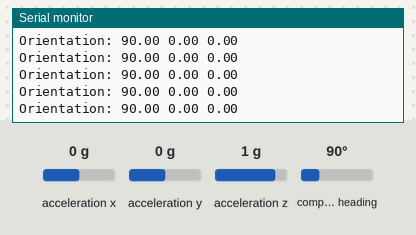
Bench run of a sketch on a simulated Arduino Uno, built with avr-gcc and run on an emulated ATmega328P. Parts: the last lines printed to the serial monitor. Inputs (shaded band) come from the test bench; at power-on: compass heading 90°, acceleration x 0 g, acceleration y 0 g, acceleration z 1 g.

Above: at 1.3 s.
1.4 s: compass heading set to 180°
At 2.0 s:
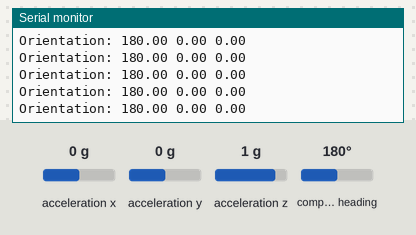
4.4 s: acceleration x set to -1.4 g
At 5.2 s:
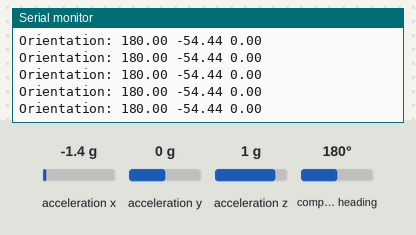
5.9 s: acceleration y set to 0.8 g
At 6.7 s:
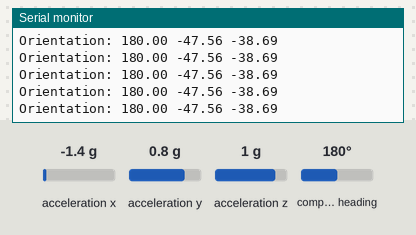
8.9 s: acceleration z set to -1.4 g
At 9.8 s:
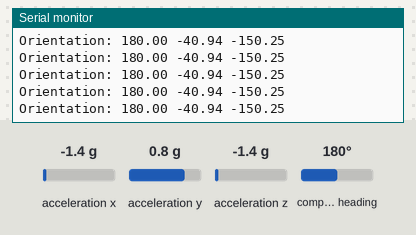
Timing chart, 0 to 11.4 s (numbered marks = the images above; inputs shaded):
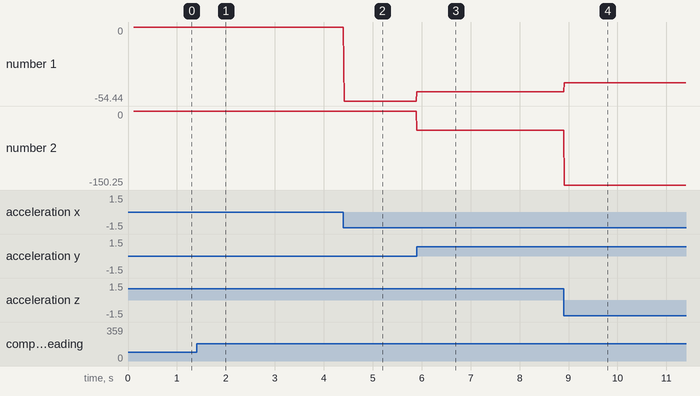

Measured:
- after the input at 1.4 s, the serial monitor: prints a new line at once (image 1)
- after the input at 4.4 s, the serial monitor: prints a new line at once (image 2)
- after the input at 5.9 s, the serial monitor: prints a new line at once (image 3)
- after the input at 8.9 s, the serial monitor: prints a new line at once (image 4)
- plotted number 1: 0 → -54.44 after the input at 4.4 s, -54.44 → -47.56 after the input at 5.9 s, -47.56 → -40.94 after the input at 8.9 s
- plotted number 2: 0 → -38.69 after the input at 5.9 s, -38.69 → -150.25 after the input at 8.9 s

The sketch:

arduino_imu_serial.ino
```cpp
#include <Adafruit_BNO055.h>
#include <Adafruit_Sensor.h>
#include <Wire.h>
#include <utility/imumaths.h>

Adafruit_BNO055 bno = Adafruit_BNO055();

void setup() {
  delay(100);
  Serial.begin(115200);
  while (!Serial) delay(100);  // wait for serial port to open!
  if (!bno.begin()) {
    Serial.println("BNO055 not detected!");
    while (1)
      ;
  }

  delay(10);
  bno.setExtCrystalUse(true);
}

void loop() {
  sensors_event_t event;
  bno.getEvent(&event);
  imu::Vector<3> calibratedOrientation =
      bno.getVector(Adafruit_BNO055::VECTOR_EULER);
  Serial.print("Orientation: ");
  Serial.print(event.orientation.x);
  Serial.print(" ");
  Serial.print(event.orientation.y);
  Serial.print(" ");
  Serial.println(event.orientation.z);

  delay(10);
}
```
